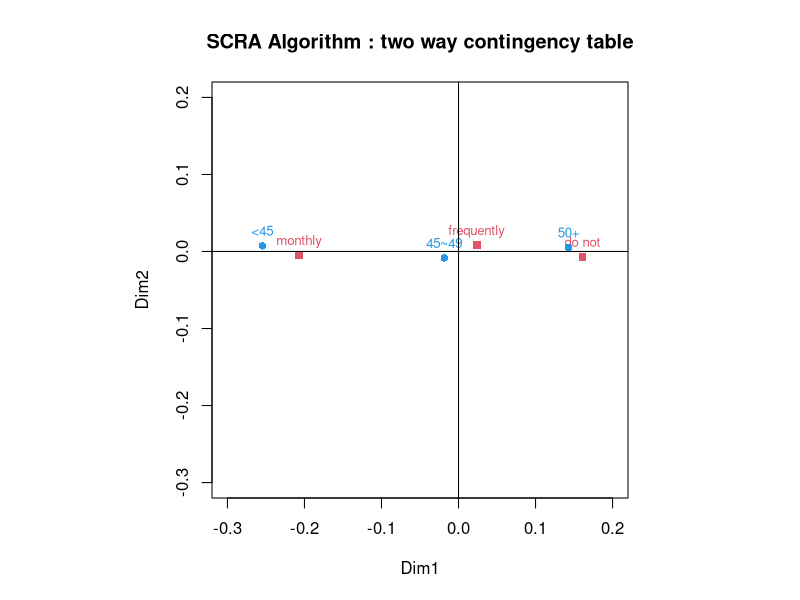
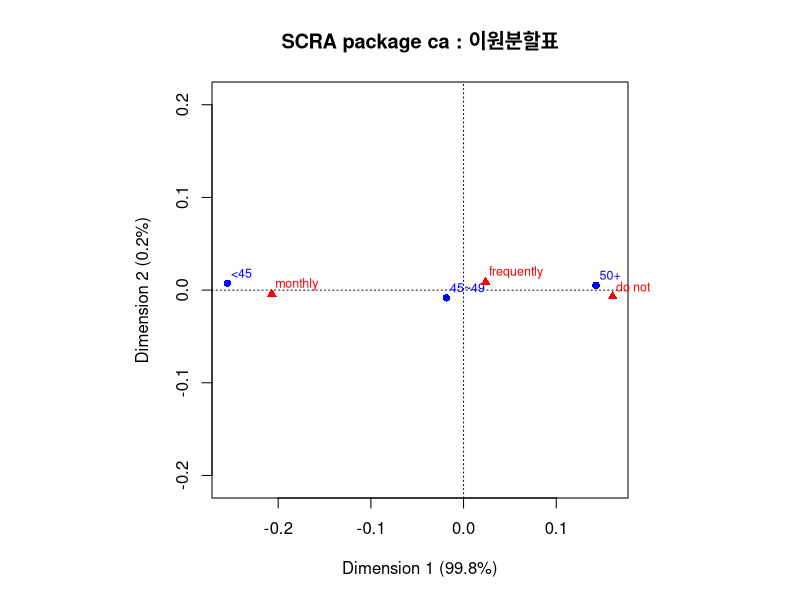
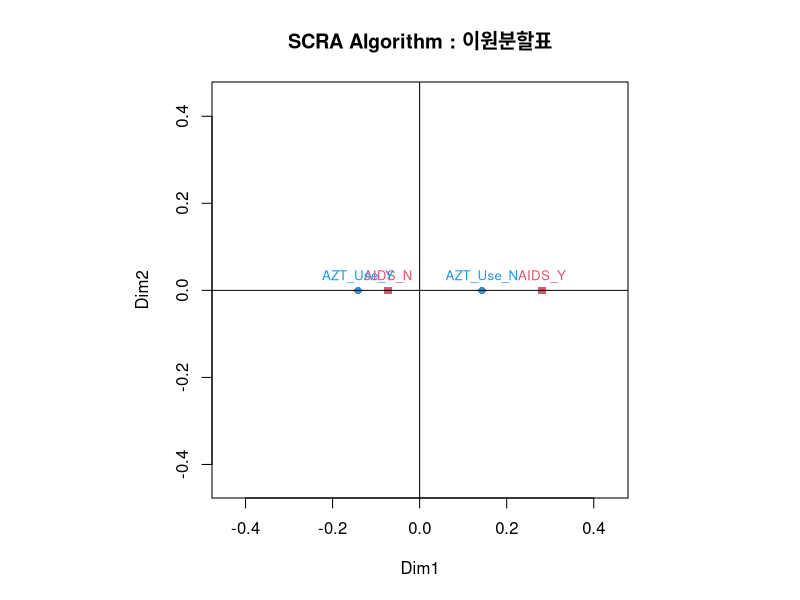

Generate these figures, in order, with R:
## ---- chunk 1
knitr::opts_chunk$set(echo=T, fig.align = "center", message=F, warning=F, fig.height = 5, cache=F, dpi = 300, dev = "png")
## ---- chunk 2
O<-matrix(c(91, 90, 51, 
            150, 200, 155,            
            109, 198, 172), byrow=T, nrow=3)
O<-data.frame(O)

colnames(O) <- c("monthly", "frequently", "do not")
rownames(O) <- c("~44", "45~49", "50~")

O
## ---- chunk 3
chisq.test(O)
## ---- chunk 4
f <- O/sum(O)

#행과 열의 주변 합
r <- apply(f,1,sum)  
c <- apply(f,2,sum)  

#행과 열의 주변 비율
Dr<- diag(1/sqrt(r))
Dc<- diag(1/sqrt(c))

cF<- f-r%*%t(c) 
cF<-as.matrix(cF); str(cF)
Y <- Dr%*%(cF)%*%Dc

svd.Y <- svd(Y)
U <- svd.Y$u
V <- svd.Y$v
D <- diag(svd.Y$d)


options("scipen" = 100)
eig <- (svd.Y$d)^2
per <- eig/sum(eig)*100
gof <- sum(per[1:2])  #2dimensional goodness of fit

data.frame(per=round(per, 3),eig=round(eig, 3))
## ---- chunk 5
A <- (Dr%*%U%*%D)[,1:2]
B <- (Dc%*%V%*%D)[,1:2]
rownames(A) <- c("<45", "45~49", "50+")
rownames(B) <- c("monthly", "frequently", "do not")

par(pty="s") # s : 가로, 세로 비율 같도록 지정.
lim <-range(pretty(A))

plot(B[, 1:2], xlab="Dim1",ylab="Dim2", xlim=lim,ylim=lim, pch=15,col=2,
     main="SCRA Algorithm : two way contingency table")
text(B[, 1:2],rownames(B),cex=0.8,col=2,pos=3)
points(A[, 1:2],pch=16, col=4)
text(A[, 1:2],rownames(A),cex=0.8,pos=3, col=4)
abline(v=0,h=0)
## ---- chunk 6
O<-matrix(c(91, 90, 51, 
            150, 200, 155,            
            109, 198, 172), byrow=T, nrow=3)
O<-data.frame(O)
rownames(O)<-c("<45", "45~49", "50+")
colnames(O)<-c("monthly", "frequently", "do not")


library(ca)
sca<-ca(O)
sca
## ---- chunk 7
par(pty="s")
plot(sca, main="SCRA package ca : 이원분할표")
## ---- chunk 8
data <-array(c(14,32,93,81,11,12,52,43),    
                 dim=c(2, 2, 2), 
                 dimnames=list(race=c("white", "black"),
                               AIDS_Symptoms =c("yes", "no"),
                               AZT_Use =c("yes", "no")))
data
## ---- chunk 9
mantelhaen.test(data)  # 3-ways 
## ---- chunk 10
data2<-array(c(25,44,145,124),    
             dim=c(2, 2), 
             dimnames=list(AZT_Use =c("yes", "no"),
                           AIDS_Symptoms =c("yes", "no")))


data2<-matrix(c(25,44,145,124),byrow=F,ncol=2)
rownames(data2)<-c("AZT_Use_Y","AZT_Use_N")
colnames(data2)<-c("AIDS_Y","AIDS_N")

data2
## ---- chunk 11
chisq.test(data2)
## ---- chunk 12
O<-matrix(c(25,44,145,124),byrow=F,ncol=2)
O<-data.frame(O)
rownames(O)<-c("AZT_Use_Y","AZT_Use_N")
colnames(O)<-c("AIDS_Y","AIDS_N")

f <- O/sum(O)

#행과 열의 주변 합
r <- apply(f,1,sum)  
c <- apply(f,2,sum)  

#행과 열의 주변 비율
Dr<- diag(1/sqrt(r))
Dc<- diag(1/sqrt(c))


cF<- f-r%*%t(c) 
cF<-as.matrix(cF); str(cF)
Y <- Dr%*%(cF)%*%Dc

svd.Y <- svd(Y)
U <- svd.Y$u
V <- svd.Y$v
D <- diag(svd.Y$d)


options("scipen" = 100)
eig <- (svd.Y$d)^2
per <- eig/sum(eig)*100
gof <- sum(per[1:2])  #2차원 gof

data.frame(per=round(per, 3),eig=round(eig, 3))

A <- (Dr%*%U%*%D)[,1:2]
B <- (Dc%*%V%*%D)[,1:2]
rownames(A) <-c("AZT_Use_Y","AZT_Use_N")
rownames(B) <-c("AIDS_Y","AIDS_N")


par(pty="s") # s : 가로, 세로 비율 같도록 지정.

lim <-c(min(A)-0.3,max(A)+0.3)

plot(B[, 1:2], xlab="Dim1",ylab="Dim2", xlim=lim,ylim=lim, pch=15,col=2,
     main="SCRA Algorithm : 이원분할표")
text(B[, 1:2],rownames(B),cex=0.8,col=2,pos=3)
points(A[, 1:2],pch=16, col=4)
text(A[, 1:2],rownames(A),cex=0.8,pos=3, col=4)
abline(v=0,h=0)
